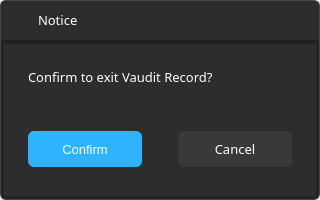
<?xml version="1.0" encoding="UTF-8"?>
<ui version="4.0">
 <class>Dialog</class>
 <widget class="QDialog" name="Dialog">
  <property name="geometry">
   <rect>
    <x>0</x>
    <y>0</y>
    <width>320</width>
    <height>200</height>
   </rect>
  </property>
  <property name="windowTitle">
   <string>Notice</string>
  </property>
  <property name="windowIcon">
   <iconset resource="../data/src.qrc">
    <normaloff>:/images/22px.png</normaloff>:/images/22px.png</iconset>
  </property>
  <property name="styleSheet">
   <string notr="true"/>
  </property>
  <widget class="QWidget" name="dialogWidget" native="true">
   <property name="geometry">
    <rect>
     <x>0</x>
     <y>0</y>
     <width>320</width>
     <height>200</height>
    </rect>
   </property>
   <property name="styleSheet">
    <string notr="true">QWidget#dialogWidget{
background-color:#222222;
border-radius:6px;
border:0.5px solid #464646;
}</string>
   </property>
   <widget class="QWidget" name="bodyWidget" native="true">
    <property name="geometry">
     <rect>
      <x>4</x>
      <y>44</y>
      <width>312</width>
      <height>152</height>
     </rect>
    </property>
    <property name="styleSheet">
     <string notr="true">QWidget#bodyWidget{
background-color:#2d2d2d;
border:none;
}</string>
    </property>
    <widget class="QPushButton" name="accept">
     <property name="geometry">
      <rect>
       <x>24</x>
       <y>87</y>
       <width>114</width>
       <height>36</height>
      </rect>
     </property>
     <property name="font">
      <font>
       <pointsize>10</pointsize>
       <weight>50</weight>
       <italic>false</italic>
       <bold>false</bold>
      </font>
     </property>
     <property name="styleSheet">
      <string notr="true">QPushButton#accept{
border:none;
color:#fff;
background-color:#2eb3ff;
border-radius:6px;
}
QPushButton#accept:hover{
border:none;
color:#fff;
background-color:#3fc4ff;
border-radius:6px;
}
QPushButton#accept:pressed{
border:none;
color:#fff;
background-color:#1da2ff;
border-radius:6px;
}</string>
     </property>
     <property name="text">
      <string>Confirm</string>
     </property>
    </widget>
    <widget class="QPushButton" name="cancel">
     <property name="geometry">
      <rect>
       <x>174</x>
       <y>87</y>
       <width>114</width>
       <height>36</height>
      </rect>
     </property>
     <property name="font">
      <font>
       <family>Sans Serif</family>
       <pointsize>10</pointsize>
      </font>
     </property>
     <property name="styleSheet">
      <string notr="true">QPushButton#cancel{
border:none;
color:#fff;
background-color:#393939;
border-radius:6px;
}

QPushButton#cancel:hover{
background-color:#464646;
border:none;
color:#fff;
border-radius:6px;
}

QPushButton#cancel:pressed{
background-color:#343434;
border:none;
color:#fff;
border-radius:6px;
}</string>
     </property>
     <property name="text">
      <string>Cancel</string>
     </property>
    </widget>
    <widget class="QLabel" name="label">
     <property name="geometry">
      <rect>
       <x>24</x>
       <y>24</y>
       <width>251</width>
       <height>41</height>
      </rect>
     </property>
     <property name="font">
      <font>
       <family>Sans Serif</family>
       <pointsize>10</pointsize>
      </font>
     </property>
     <property name="styleSheet">
      <string notr="true">#label{
color:#fff;
}</string>
     </property>
     <property name="text">
      <string>Confirm to exit Vaudit Record?</string>
     </property>
     <property name="textFormat">
      <enum>Qt::AutoText</enum>
     </property>
     <property name="alignment">
      <set>Qt::AlignLeading|Qt::AlignLeft|Qt::AlignTop</set>
     </property>
     <property name="wordWrap">
      <bool>true</bool>
     </property>
    </widget>
   </widget>
   <widget class="QWidget" name="titleBar" native="true">
    <property name="geometry">
     <rect>
      <x>1</x>
      <y>1</y>
      <width>318</width>
      <height>39</height>
     </rect>
    </property>
    <property name="styleSheet">
     <string notr="true">QWidget#titleBar{
background-color:#2d2d2d;
border-top-left-radius:6px;
border-top-right-radius:6px;
}</string>
    </property>
    <widget class="QLabel" name="icon">
     <property name="geometry">
      <rect>
       <x>10</x>
       <y>10</y>
       <width>21</width>
       <height>21</height>
      </rect>
     </property>
     <property name="styleSheet">
      <string notr="true">image: url(:/images/16px.png);</string>
     </property>
     <property name="text">
      <string/>
     </property>
    </widget>
    <widget class="QLabel" name="titleText">
     <property name="geometry">
      <rect>
       <x>37</x>
       <y>3</y>
       <width>81</width>
       <height>31</height>
      </rect>
     </property>
     <property name="font">
      <font>
       <family>Sans Serif</family>
       <pointsize>10</pointsize>
      </font>
     </property>
     <property name="styleSheet">
      <string notr="true">color:#fff;</string>
     </property>
     <property name="text">
      <string>Notice</string>
     </property>
    </widget>
   </widget>
  </widget>
 </widget>
 <resources>
  <include location="../data/src.qrc"/>
 </resources>
 <connections/>
</ui>
